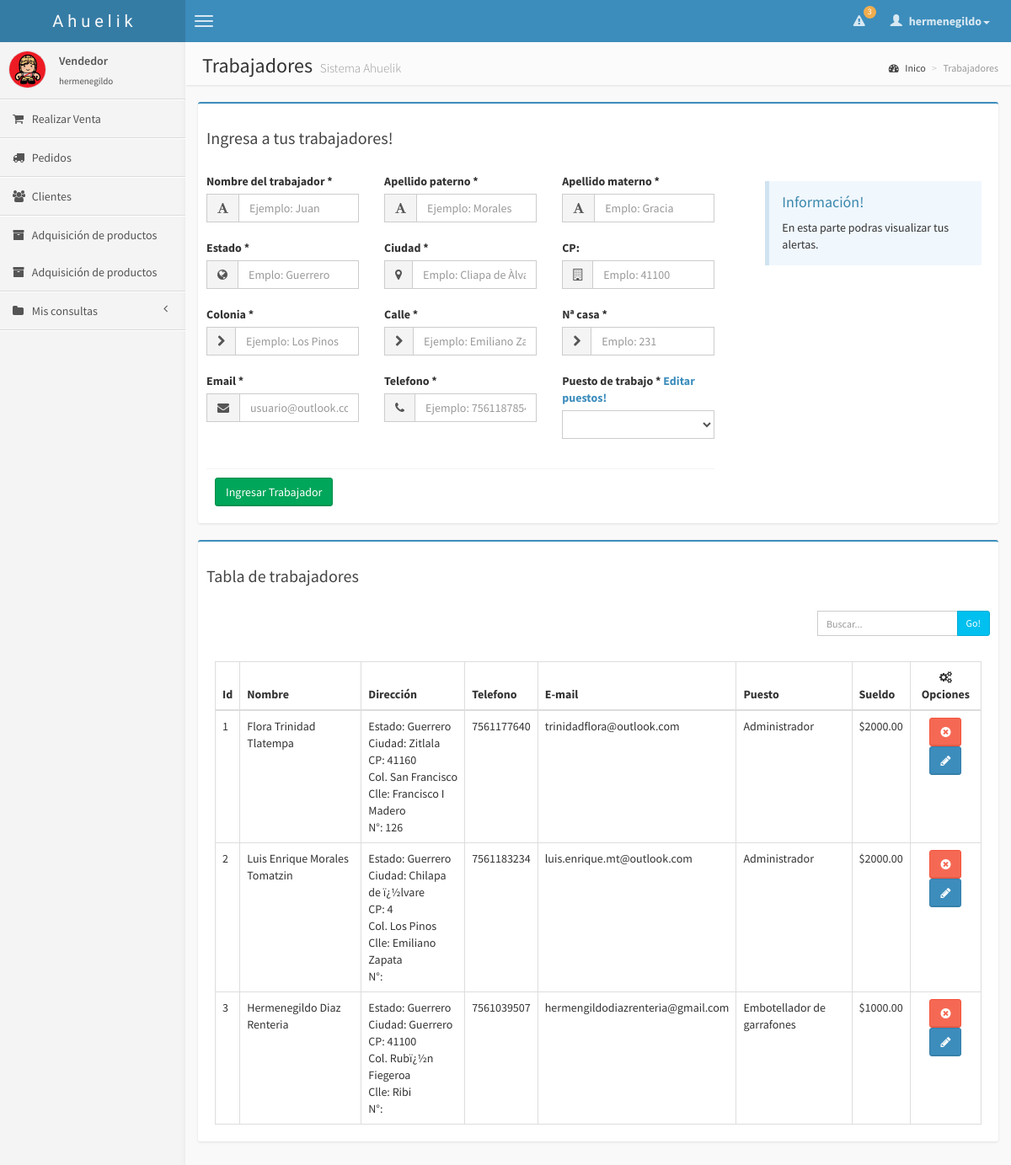
Page /pages/admin_trabajadores.php (signed in) on the committed database.
### tables this page shows
CREATE TABLE `trabajadores` (
  `id_trabajador` int(10) NOT NULL AUTO_INCREMENT,
  `nombre` char(20) NOT NULL,
  `apellido_p` char(20) NOT NULL,
  `apellido_m` char(20) NOT NULL,
  `id_categoria` int(10) NOT NULL,
  `estado` char(30) NOT NULL,
  `ciudad` char(30) NOT NULL,
  `codigo_postal` varchar(5) NOT NULL,
  `colonia` char(50) NOT NULL,
  `calle` char(50) NOT NULL,
  `no_casa` varchar(10) DEFAULT NULL,
  `Telefono` varchar(10) DEFAULT NULL,
  `e_mail` varchar(50) DEFAULT NULL,
  `fecha` date NOT NULL,
  PRIMARY KEY (`id_trabajador`),
  KEY `fk_trabajadores_categorias_idx` (`id_categoria`),
  CONSTRAINT `fk_trabajadores_categorias` FOREIGN KEY (`id_categoria`) REFERENCES `categorias` (`id_categoria`) ON DELETE CASCADE ON UPDATE CASCADE
);

CREATE TABLE `categorias` (
  `id_categoria` int(10) NOT NULL AUTO_INCREMENT,
  `puesto` varchar(50) NOT NULL,
  `sueldo` int(10) NOT NULL,
  PRIMARY KEY (`id_categoria`)
);

### pages/admin_trabajadores.php (the view, shortened to what the rows shown need)
<?php
    include("conexion.php");
?>
<!DOCTYPE html>
<html>
    <head>
        <link href="../css/bootstrap.min.css" rel="stylesheet" type="text/css" />
        <link href="../css/font-awesome.min.css" rel="stylesheet" type="text/css" />
        <link href="../css/ionicons.min.css" rel="stylesheet" type="text/css" />
        <link href="../css/AdminLTE.css" rel="stylesheet" type="text/css" />
    </head>
    <body class="pace-done skin-blue">
        <div class="wrapper row-offcanvas row-offcanvas-left">
            <aside class="right-side">
                <section class="content-header">
                    <h1>
                        Trabajadores
                        <small> Sistema Ahuelik</small>
                    </h1>
                </section>
                <section class="content">
                    <?php
                    $v_query_tabla_trabajadores = "SELECT tra.id_categoria,
                                                           tra.fecha,
                                                           tra.id_trabajador,
                                                           tra.nombre, tra.apellido_p, tra.apellido_m,
                                                           tra.estado, tra.ciudad, tra.codigo_postal, tra.colonia, tra.calle, tra.no_casa,
                                                           tra.telefono,
                                                           tra.e_mail,
                                                           ct.puesto,
                                                           ct.sueldo
                                                    FROM trabajadores tra, categorias ct
                                                    WHERE tra.id_categoria = ct.id_categoria ORDER BY tra.id_trabajador";
                    $v_query_trabajadores_table = mysqli_query($link, $v_query_tabla_trabajadores) or die ("Problemas
                    Consulta_categorias:".mysql_error());
                    ?>
                    <div class="box box-primary">
                        <div class="box-body">
                            <div class="box-body table-responsive">
                                <table id="regTable" id="example2" class="table table-bordered table-hover">
                                    <thead>
                                        <tr>
                                            <th style='text-align:center'>Id</th>
                                            <th>Nombre</th>
                                            <th>Dirección</th>
                                            <th>Telefono</th>
                                            <th>E-mail</th>
                                            <th>Puesto</th>
                                            <th>Sueldo</th>
                                            <th style="text-align:center"><samp class="fa fa-cogs"></samp> Opciones</th>
                                        </tr>
                                    </thead>
                                    <?php
                                        while($reg_show_table = mysqli_fetch_array($v_query_trabajadores_table, MYSQLI_ASSOC)){
                                            $time = time();
                                            $v_name_trabajador = $reg_show_table['nombre']." ".
                                                                 $reg_show_table['apellido_p']." ".
                                                                 $reg_show_table['apellido_m'];
                                            echo "
                                            <tr>
                                                <td>".$reg_show_table['id_trabajador']."</td>
                                                <td>".$reg_show_table['nombre']." "
                                                     .$reg_show_table['apellido_p']." "
                                                     .$reg_show_table['apellido_m']
                                                ."</td>
                                                <td>"."Estado: ".$reg_show_table['estado']." </br> "
                                                     ."Ciudad: ".$reg_show_table['ciudad']." </br> "
                                                     ."CP: ".$reg_show_table['codigo_postal']." </br> "
                                                     ."Col. ".$reg_show_table['colonia']." </br> "
                                                     ."Clle: ".$reg_show_table['calle']." </br>"
                                                     ."N°: ".$reg_show_table['no_casa']
                                                ."</td>
                                                <td>".$reg_show_table['telefono']."</td>
                                                <td>".$reg_show_table['e_mail']."</td>
                                                <td>".$reg_show_table['puesto']."</td>
                                                <td> $".$reg_show_table['sueldo'].".00 </td>
                                                <td style='text-align:center'>
<a class='btn btn-danger' data-toggle='modal' data-target='#".$reg_show_table['id_trabajador']."' data-whatever='@mdo'><i class='fa fa-times-circle' data-toggle='tooltip' data-placement='top' title='Eliminar'></i></a>
<div class='modal fade' id='".$reg_show_table['id_trabajador']."' tabindex='-1' role='dialog' aria-labelledby='".$reg_show_table['id_trabajador']."Label' aria-hidden='true'>
        <h4 class='modal-title' id='".$reg_show_table['id_trabajador']."Label'>Eliminar trabajador</h4>
                                ".date('d-m-Y',$time)."
                                <code>".$v_name_trabajador."</code> </br>
                                Telefono: ".$reg_show_table['telefono']." </br>
                                Puesto: ".$reg_show_table['puesto']." </br>
                                Sueldo: $".$reg_show_table['sueldo'].".00
        <a href='admin_trabajadores.php?trabajador_eliminar=".$reg_show_table['id_trabajador']."' class='btn btn-danger'>Eliminar</a>
</div>
<a href='admin_trabajadores.php?trabajador_actualizar=".$reg_show_table['id_trabajador']."&nombre=".$reg_show_table['nombre']."&apel_p=".$reg_show_table['apellido_p']."&apel_m=".$reg_show_table['apellido_m']."&estado=".$reg_show_table['estado']."&ciudad=".$reg_show_table['ciudad']."&cp=".$reg_show_table['codigo_postal']."&colonia=".$reg_show_table['colonia']."&calle=".$reg_show_table['calle']."&n_casa=".$reg_show_table['no_casa']."&telefono=".$reg_show_table['telefono']."&e_mail=".$reg_show_table['e_mail']."&sueldo=".$reg_show_table['sueldo']."&puesto=".$reg_show_table['puesto']."' class='btn btn-primary' data-toggle='tooltip' data-placement='top' title='Actualizar'><i class='fa fa fa-pencil'></i></a>
                                                </td>
                                            </tr>
                                            ";
                                        }
                                    ?>
                                </table>
                            </div>
                        </div>
                    </div>
                </section>
            </aside>
        </div>
    </body>
</html>

### rows in the picture
trabajadores: id_trabajador "1", nombre "Flora", apellido_p "Trinidad", apellido_m "Tlatempa", estado "Guerrero", ciudad "Zitlala", codigo_postal "41160", colonia "San Francisco", calle "Francisco I Madero", no_casa "126", Telefono "7561177640", e_mail "trinidadflora@outlook.com", id_categoria.puesto "Administrador", id_categoria.sueldo "2000"
trabajadores: id_trabajador "2", nombre "Luis Enrique", apellido_p "Morales", apellido_m "Tomatzin", estado "Guerrero", ciudad "Chilapa de ï¿½lvare", codigo_postal "4", colonia "Los Pinos", calle "Emiliano Zapata", Telefono "7561183234", e_mail "luis.enrique.mt@outlook.com", id_categoria.puesto "Administrador", id_categoria.sueldo "2000"
trabajadores: id_trabajador "3", nombre "Hermenegildo", apellido_p "Diaz", apellido_m "Renteria", estado "Guerrero", ciudad "Guerrero", codigo_postal "41100", colonia "Rubï¿½n Fiegeroa", calle "Ribi", Telefono "7561039507", e_mail "hermengildodiazrenteria@gmail.com", id_categoria.puesto "Embotellador de garrafones", id_categoria.sueldo "1000"

### other values in the picture
$v_total "3"
$_SESSION['usuario'] "hermenegildo"
$_SESSION['tipo_usuario'] "Vendedor"
